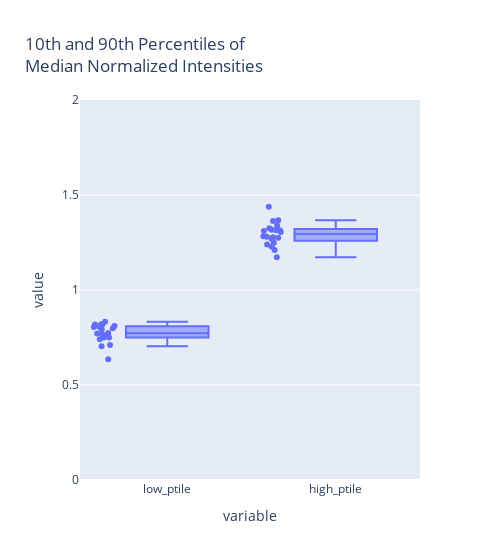

Notebook source saved alongside this figure:
### Code cell
f = px.box(tagged, y=['low_ptile', 'high_ptile'], hover_data=['File'], points='all', range_y=[0,2], width=500, title='10th and 90th Percentiles of <br>Median Normalized Intensities')
f.write_html('percentiles.html')
f

### Figure 1 — Plotly figure (JSON) as saved in the notebook; plotly's stock layout.template omitted (floating-point values rounded to 4 significant figures)
{"data": [{"alignmentgroup": "True", "boxpoints": "all", "customdata": [["data\\image001-1.tif"], ["data\\image002-1.tif"], ["data\\image003-1.tif"], ["data\\image004-1.tif"], ["data\\image005-1.tif"], ["data\\image006-1.tif"], ["data\\image007-1.tif"], ["data\\image009-1.tif"], ["data\\image010-1.tif"], ["data\\image011-1.tif"], ["data\\image013-1.tif"], ["data\\image014-1.tif"], ["data\\image015-1.tif"], ["data\\image016-1.tif"], ["data\\image017-1.tif"], ["data\\image018-1.tif"], ["data\\image019-1.tif"], ["data\\rep1_image20-1.tif"], ["data\\rep1_image21-1.tif"], ["data\\rep1_image22-1.tif"], ["data\\image001-1.tif"], ["data\\image002-1.tif"], ["data\\image003-1.tif"], ["data\\image004-1.tif"], ["data\\image005-1.tif"], ["data\\image006-1.tif"], ["data\\image007-1.tif"], ["data\\image009-1.tif"], ["data\\image010-1.tif"], ["data\\image011-1.tif"], ["data\\image013-1.tif"], ["data\\image014-1.tif"], ["data\\image015-1.tif"], ["data\\image016-1.tif"], ["data\\image017-1.tif"], ["data\\image018-1.tif"], ["data\\image019-1.tif"], ["data\\rep1_image20-1.tif"], ["data\\rep1_image21-1.tif"], ["data\\rep1_image22-1.tif"]], "hovertemplate": "variable=%{x}<br>value=%{y}<br>File=%{customdata[0]}<extra></extra>", "legendgroup": "", "marker": {"color": "#636efa"}, "name": "", "notched": false, "offsetgroup": "", "orientation": "v", "showlegend": false, "type": "box", "x": ["low_ptile", "low_ptile", "low_ptile", "low_ptile", "low_ptile", "low_ptile", "low_ptile", "low_ptile", "low_ptile", "low_ptile", "low_ptile", "low_ptile", "low_ptile", "low_ptile", "low_ptile", "low_ptile", "low_ptile", "low_ptile", "low_ptile", "low_ptile", "high_ptile", "high_ptile", "high_ptile", "high_ptile", "high_ptile", "high_ptile", "high_ptile", "high_ptile", "high_ptile", "high_ptile", "high_ptile", "high_ptile", "high_ptile", "high_ptile", "high_ptile", "high_ptile", "high_ptile", "high_ptile", "high_ptile", "high_ptile"], "x0": " ", "xaxis": "x", "y": [0.7594, 0.7105, 0.7402, 0.8051, 0.6357, 0.8075, 0.7046, 0.8189, 0.7494, 0.7738, 0.7928, 0.7713, 0.8103, 0.8187, 0.7988, 0.7497, 0.7679, 0.7679, 0.8194, 0.8329, 1.227, 1.306, 1.27, 1.34, 1.363, 1.249, 1.28, 1.438, 1.326, 1.24, 1.275, 1.368, 1.317, 1.31, 1.283, 1.278, 1.314, 1.314, 1.172, 1.21], "y0": " ", "yaxis": "y"}], "layout": {"boxmode": "group", "legend": {"tracegroupgap": 0}, "title": {"text": "10th and 90th Percentiles of <br>Median Normalized Intensities"}, "width": 500, "xaxis": {"anchor": "y", "domain": [0, 1], "title": {"text": "variable"}}, "yaxis": {"anchor": "x", "domain": [0, 1], "range": [0, 2], "title": {"text": "value"}}}}
